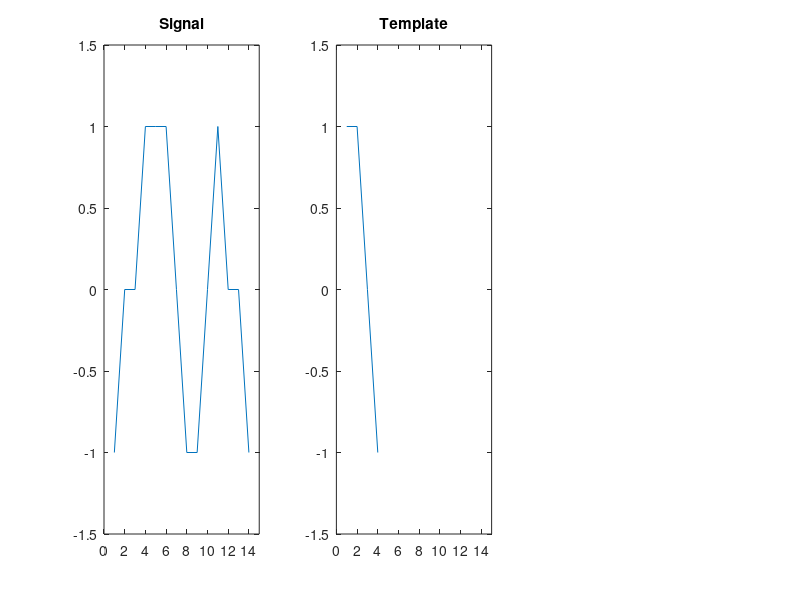

Write MATLAB code to recreate this figure. (Note: this script raises an error after producing the figure.)
% Test code:
s = [-1 0 0 1 1 1 0 -1 -1 0 1 0 0 -1];
t = [1 1 0 -1];


subplot(1,3,1);
plot(1:size(s, 2), s);
title('Signal');
axis ([0 15 min(s)-0.5 max(s)+0.5]);

subplot(1,3,2);
plot(1:size(t, 2), t);
title('Template');
axis ([0 15 min(s)-0.5 max(s)+0.5]);

index = find_template_1D(t, s);
disp('Index:'), disp(index);

% Find template 1D
function index = find_template_1D(t, s)

    w = normxcorr2(t,s);
    
    subplot(1,3,3);
    plot([1:size(w, 2)]-size(t,2)+1, w);
    title('Normalized 2-D cross-correlation');
    k = find(w==1);
    index=k(1)-size(t,2)+1;
    disp('Convol:'), disp(index);
    
    
    
end
